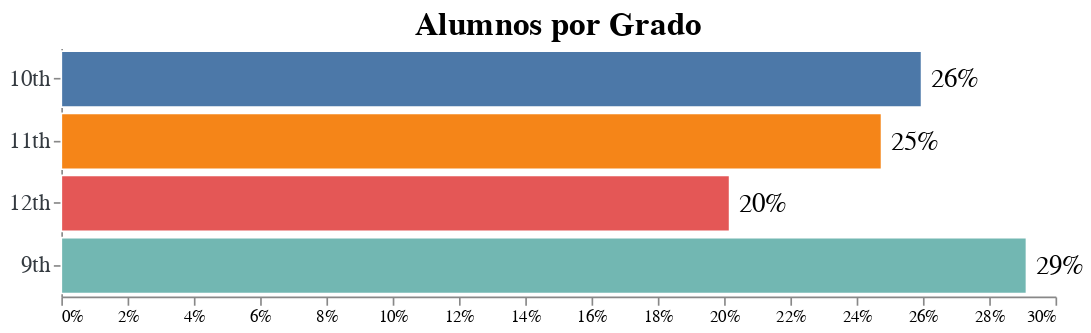

Write notebook code for a chart like this one.
### Code cell
bars= alt.Chart(grado_count).mark_bar(stroke = "white").encode(
    x= alt.X("percent:Q", 
        title = "", 
        axis = alt.Axis(format='.0%', grid = False, )),
    y= alt.Y("grade:O", 
        title="",
        axis = alt.Axis(labelAngle=0, labelFontSize=14, labelColor= "#343a40", labelFont="Arial") ),    
    tooltip = [alt.Tooltip('count', title = 'Count' ), alt.Tooltip ('grade:O',title = 'Grade' ) , alt.Tooltip('percent:Q', format='.1%', title = 'Percent' )],
    color=alt.Color(field="grade", type="nominal",legend=None ))

text = bars.mark_text(
    dx=+20,
    size=16,
    fill = "black",
).encode(text= alt.Text('percent:Q', format='.0%'))

(bars + text).properties(
    title = f"Alumnos por Grado",
    width = 600,
    height= 150,
).configure_title(
    fontSize = 20,
    font = "Arial",
).configure_view(
    strokeWidth = 0,)

### Figure 1 — Vega-Lite specification as saved in the notebook (floating-point values rounded to 4 significant figures)
{"config": {"view": {"continuousWidth": 400, "continuousHeight": 300, "strokeWidth": 0}, "title": {"font": "Arial", "fontSize": 20}}, "layer": [{"mark": {"type": "bar", "stroke": "white"}, "encoding": {"color": {"field": "grade", "legend": null, "type": "nominal"}, "tooltip": [{"field": "count", "title": "Count", "type": "quantitative"}, {"field": "grade", "title": "Grade", "type": "ordinal"}, {"field": "percent", "format": ".1%", "title": "Percent", "type": "quantitative"}], "x": {"axis": {"format": ".0%", "grid": false}, "field": "percent", "title": "", "type": "quantitative"}, "y": {"axis": {"labelAngle": 0, "labelColor": "#343a40", "labelFont": "Arial", "labelFontSize": 14}, "field": "grade", "title": "", "type": "ordinal"}}}, {"mark": {"type": "text", "dx": 20, "fill": "black", "size": 16}, "encoding": {"color": {"field": "grade", "legend": null, "type": "nominal"}, "text": {"field": "percent", "format": ".0%", "type": "quantitative"}, "tooltip": [{"field": "count", "title": "Count", "type": "quantitative"}, {"field": "grade", "title": "Grade", "type": "ordinal"}, {"field": "percent", "format": ".1%", "title": "Percent", "type": "quantitative"}], "x": {"axis": {"format": ".0%", "grid": false}, "field": "percent", "title": "", "type": "quantitative"}, "y": {"axis": {"labelAngle": 0, "labelColor": "#343a40", "labelFont": "Arial", "labelFontSize": 14}, "field": "grade", "title": "", "type": "ordinal"}}}], "data": {"name": "data-5b725934de1da66a5894080762624c9a"}, "height": 150, "title": "Alumnos por Grado", "width": 600, "$schema": "https://vega.github.io/schema/vega-lite/v4.17.0.json", "datasets": {"data-5b725934de1da66a5894080762624c9a": [{"grade": "9th", "count": 11408, "percent": 0.2912}, {"grade": "10th", "count": 10168, "percent": 0.2596}, {"grade": "11th", "count": 9695, "percent": 0.2475}, {"grade": "12th", "count": 7899, "percent": 0.2017}]}}
